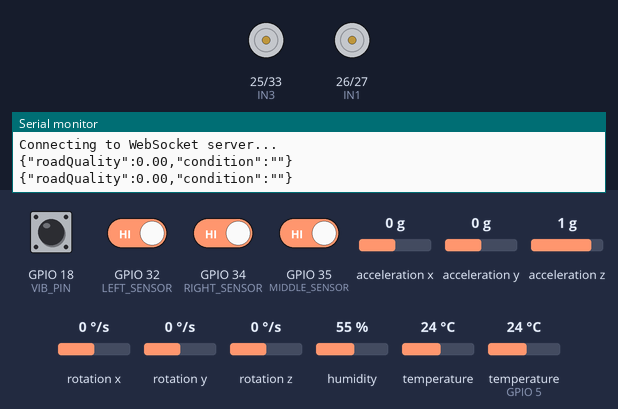
A sketch run on a simulated ESP32. On the bench: motor-driver pin pairs drawn as motors (green arrow = first pin HIGH = forward, orange = second pin HIGH = backward, longer = more drive), the last lines printed to the serial monitor. Inputs (shaded band) come from the test bench; at power-on: GPIO 18 (VIB_PIN), GPIO 32 (LEFT_SENSOR), GPIO 34 (RIGHT_SENSOR), GPIO 35 (MIDDLE_SENSOR) HIGH, humidity 55 %, acceleration x 0 g, acceleration y 0 g, acceleration z 1 g, rotation x 0 °/s, rotation y 0 °/s, rotation z 0 °/s, temperature 24 °C, temperature (sensor on GPIO 5) 24 °C. WiFi joins after 1.5 s; servers stay silent unless stated.

Above: at 3.2 s.
3.3 s: GPIO 32 (LEFT_SENSOR) driven LOW
At 4.5 s:
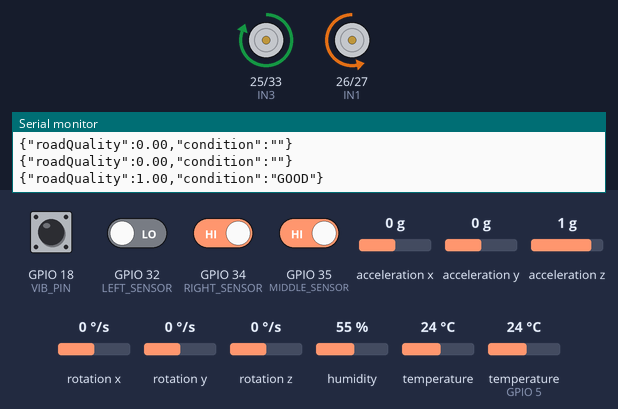
4.8 s: GPIO 35 (MIDDLE_SENSOR) driven LOW
At 5.6 s:
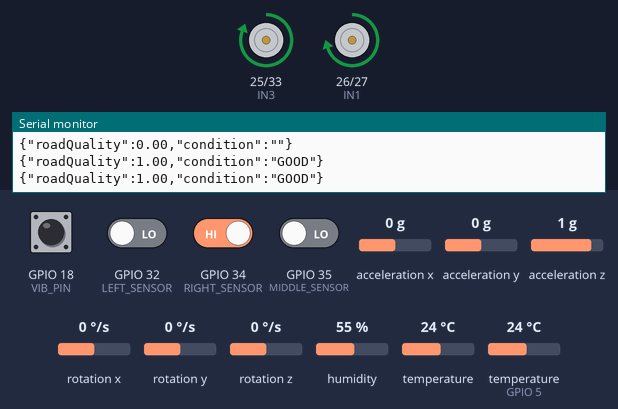
6.3 s: humidity set to 59 %
7.8 s: humidity set to 62 %
14.1 s: GPIO 34 (RIGHT_SENSOR) driven LOW
At 15.0 s:
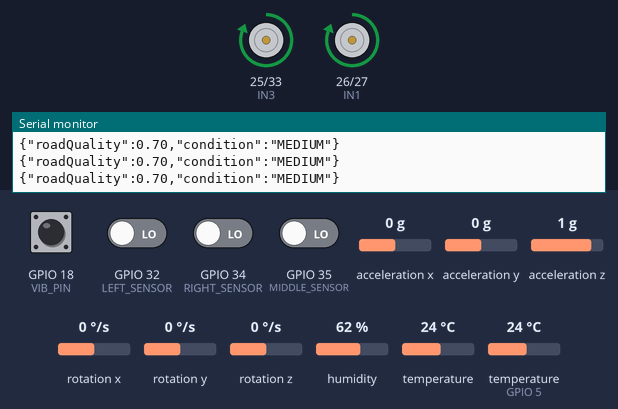
Timing chart, 0 to 16.6 s (numbered marks = the images above; inputs shaded):
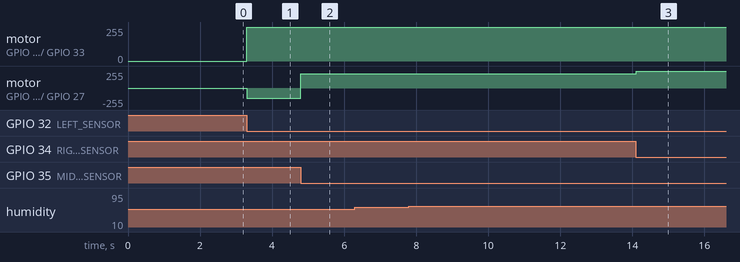

The sketch:

robot.ino
```cpp
#include <Wire.h>
#include <Adafruit_MPU6050.h>
#include <Adafruit_Sensor.h>
#include <DHT.h>

#include <WiFi.h>
#include <WebSocketsClient.h>

const char* ssid = "Boris’s iPhone";     // Replace with your WiFi name
const char* password = "123123123"; // Replace with your WiFi password
const char* serverAddress = "roadquality.onrender.com"; // Example: "192.168.1.100"
const int serverPort = 443;
WebSocketsClient webSocket;
float roadQuality;
String roadState;

// ====== L9110S MOTOR PINS ======
#define IN1 26
#define IN2 27
#define IN3 25
#define IN4 33

// ====== IR SENSORS (3 sensors) ======
#define LEFT_SENSOR   32
#define MIDDLE_SENSOR 35   // <-- NEW (choose a free GPIO)
#define RIGHT_SENSOR  34

// ====== OTHER SENSORS ======
#define DHTPIN 5
#define DHTTYPE DHT11
#define VIB_PIN 18

Adafruit_MPU6050 mpu;
DHT dht(DHTPIN, DHTTYPE);

// ====== MOTOR CONTROL ======
int maxSpeed = 255;      // maximum PWM speed
int turnSpeed = 150;      // turn PWM speed
int accelStep = 10;      // PWM ramp step

int currentLeftSpeed = 0;
int currentRightSpeed = 0;

void motorLeft(int speed) {
  speed = constrain(speed, -255, 255);
  if (speed > 0) {
    analogWrite(IN1, speed);
    analogWrite(IN2, 0);
  } else if (speed < 0) {
    analogWrite(IN2, -speed);
    analogWrite(IN1, 0);
  } else {
    analogWrite(IN1, 0);
    analogWrite(IN2, 0);
  }
}

void motorRight(int speed) {
  speed = constrain(speed, -255, 255);
  if (speed > 0) {
    analogWrite(IN3, speed);
    analogWrite(IN4, 0);
  } else if (speed < 0) {
    analogWrite(IN4, -speed);
    analogWrite(IN3, 0);
  } else {
    analogWrite(IN3, 0);
    analogWrite(IN4, 0);
  }
}

void setMotorSpeed(int targetLeft, int targetRight) {
  // Gradually ramp Left
    motorLeft(targetLeft);
    motorRight(targetRight);

}

// ====== LINE FOLLOWING (3 SENSOR) ======
void lineFollow3Sensor() {
  int L = digitalRead(LEFT_SENSOR);
  int M = digitalRead(MIDDLE_SENSOR);
  int R = digitalRead(RIGHT_SENSOR);

  /*
    Sensor logic:
    0 = white line
    1 = black background
  */
  // Serial.print("L: "); Serial.print(L);
  // Serial.print(" M: "); Serial.print(M);
  // Serial.print(" R: "); Serial.println(R);

  // Perfectly centered
  if (M == 0 && L == 1 && R == 1) {
    setMotorSpeed(maxSpeed, maxSpeed);
  }

  // Slight left deviation
  else if (L == 0 && M == 0 && R == 1) {
    setMotorSpeed(maxSpeed - 40, maxSpeed);
  }

  // Slight right deviation
  else if (R == 0 && M == 0 && L == 1) {
    setMotorSpeed(maxSpeed, maxSpeed - 40);
  }

  // Sharp left turn
  else if (L == 0 && M == 1 && R == 1) {
    setMotorSpeed(-turnSpeed, maxSpeed);
  }

  // Sharp right turn
  else if (R == 0 && M == 1 && L == 1) {
    setMotorSpeed(maxSpeed, -turnSpeed);
  }

  // All sensors on line (junction / stop)
  else if (L == 0 && M == 0 && R == 0) {
    setMotorSpeed(maxSpeed, maxSpeed);
  }

  // Line lost
  else {
    setMotorSpeed(0, 0);
  }
}

// ====== INTERRUPT & ROAD QUALITY ======
volatile int vibCount = 0;
const int SAMPLE_COUNT = 10;
float azValues[SAMPLE_COUNT];
int indexA = 0;
unsigned long lastRoadCheck = 0;
const unsigned long ROAD_INTERVAL = 1000;

void IRAM_ATTR vibISR() { vibCount++; }

float computeStdDev(float *arr, int n) {
  float sum = 0, mean, stddev = 0;
  for(int i=0;i<n;i++) sum += arr[i];
  mean = sum / n;
  for(int i=0;i<n;i++) stddev += pow(arr[i]-mean,2);
  return sqrt(stddev/n);
}

void webSocketEvent(WStype_t type, uint8_t * payload, size_t length) {
  if (type == WStype_CONNECTED) Serial.println("Connected to WebSocket");
  else if (type == WStype_DISCONNECTED) Serial.println("Disconnected");
}

void websocket_data(void* params){
  while(1){
      webSocket.loop();
    if(millis() - lastRoadCheck >= ROAD_INTERVAL) {
      String message = "{\"roadQuality\":" + String(roadQuality, 2) +
                        ",\"condition\":\"" + roadState + "\"}";
        webSocket.sendTXT(message);
      Serial.println(message);
      vibCount = 0;
      lastRoadCheck = millis();
   }
   vTaskDelay(pdMS_TO_TICKS(10));
  }
}

// ====== SETUP ======
void setup() {
  Serial.begin(115200);

  pinMode(IN1, OUTPUT); pinMode(IN2, OUTPUT);
  pinMode(IN3, OUTPUT); pinMode(IN4, OUTPUT);

  pinMode(LEFT_SENSOR, INPUT);
  pinMode(MIDDLE_SENSOR, INPUT);
  pinMode(RIGHT_SENSOR, INPUT);

  pinMode(VIB_PIN, INPUT_PULLUP);
  attachInterrupt(digitalPinToInterrupt(VIB_PIN), vibISR, RISING);

  Wire.begin();
  dht.begin();

  if(!mpu.begin()) {
    Serial.println("MPU6050 not found!");
    while(1);
  }
  mpu.setAccelerometerRange(MPU6050_RANGE_4_G);
  mpu.setFilterBandwidth(MPU6050_BAND_10_HZ);

  Serial.println("ESP32 2-Sensor White Line Follower Ready!");

  WiFi.begin(ssid, password);

  while (WiFi.status() != WL_CONNECTED) {
        delay(1000);
        Serial.print(".");
    }
  Serial.println("\nWiFi connected");
  Serial.print("ESP32 IP: ");
  Serial.println(WiFi.localIP());
  Serial.println("Connecting to WebSocket server...");
  webSocket.beginSSL(serverAddress, serverPort, "/data");  // Connect to the WebSocket server
  webSocket.onEvent(webSocketEvent);  // Attach event handler

  xTaskCreatePinnedToCore(websocket_data,  "Task1", 4096, NULL, 1, NULL, 0);
}

// ====== MAIN LOOP ======
void loop() {
      // <--- Add this at the very start

  // --- LINE FOLLOWING ---
  lineFollow3Sensor();

  // --- ROAD QUALITY MONITOR ---
  sensors_event_t a, g, tempEvent;
  mpu.getEvent(&a, &g, &tempEvent);
  azValues[indexA] = a.acceleration.z;
  indexA = (indexA + 1) % SAMPLE_COUNT;
  float stdAz = computeStdDev(azValues, SAMPLE_COUNT);

  if(millis() - lastRoadCheck >= ROAD_INTERVAL) {
    float temp = dht.readTemperature();
    float hum = dht.readHumidity();

    float vibNorm = min(vibCount / 10.0, 1.0);
    float roughness = 0.8 * stdAz + 0.4 * vibNorm;

    float traction = 1.0;
    if(temp < 5) traction -= 0.4;
    else if(temp > 30) traction -= 0.3;
    if(hum > 60) traction -= 0.3;
    traction = max(traction, 0.4f);

    float normR = constrain(roughness / 1.5, 0.0, 1.0);
    roadQuality = (1.0 - normR) * traction;

    roadState = (roadQuality > 0.85) ? "GOOD" :
                       (roadQuality > 0.45) ? "MEDIUM" : "BAD";

    // Serial.println("===== ROAD QUALITY REPORT =====");
    // Serial.print("Temp: "); Serial.print(temp); Serial.print(" °C  ");
    // Serial.print("Humidity: "); Serial.print(hum); Serial.println(" %");
    // Serial.print("Accel Z stddev: "); Serial.println(stdAz, 3);
    // Serial.print("Vibration count/sec: "); Serial.println(vibCount);
    // Serial.print("Road Quality Score: "); Serial.println(roadQuality, 2);
    // Serial.print("Condition: "); Serial.println(roadState);
    // Serial.println();


  }
}
```

Measured:
- after the input at 3.3 s, motor on GPIO 25 (IN3) / GPIO 33 (IN4): stopped → forward 255/255 at once; motor on GPIO 26 (IN1) / GPIO 27 (IN2): stopped → backward 150/255 at once
- after the input at 4.8 s, motor on GPIO 26 (IN1) / GPIO 27 (IN2): backward 150/255 → forward 215/255 at once
- after the input at 14.1 s, motor on GPIO 26 (IN1) / GPIO 27 (IN2): forward 215/255 → forward 255/255 at once
